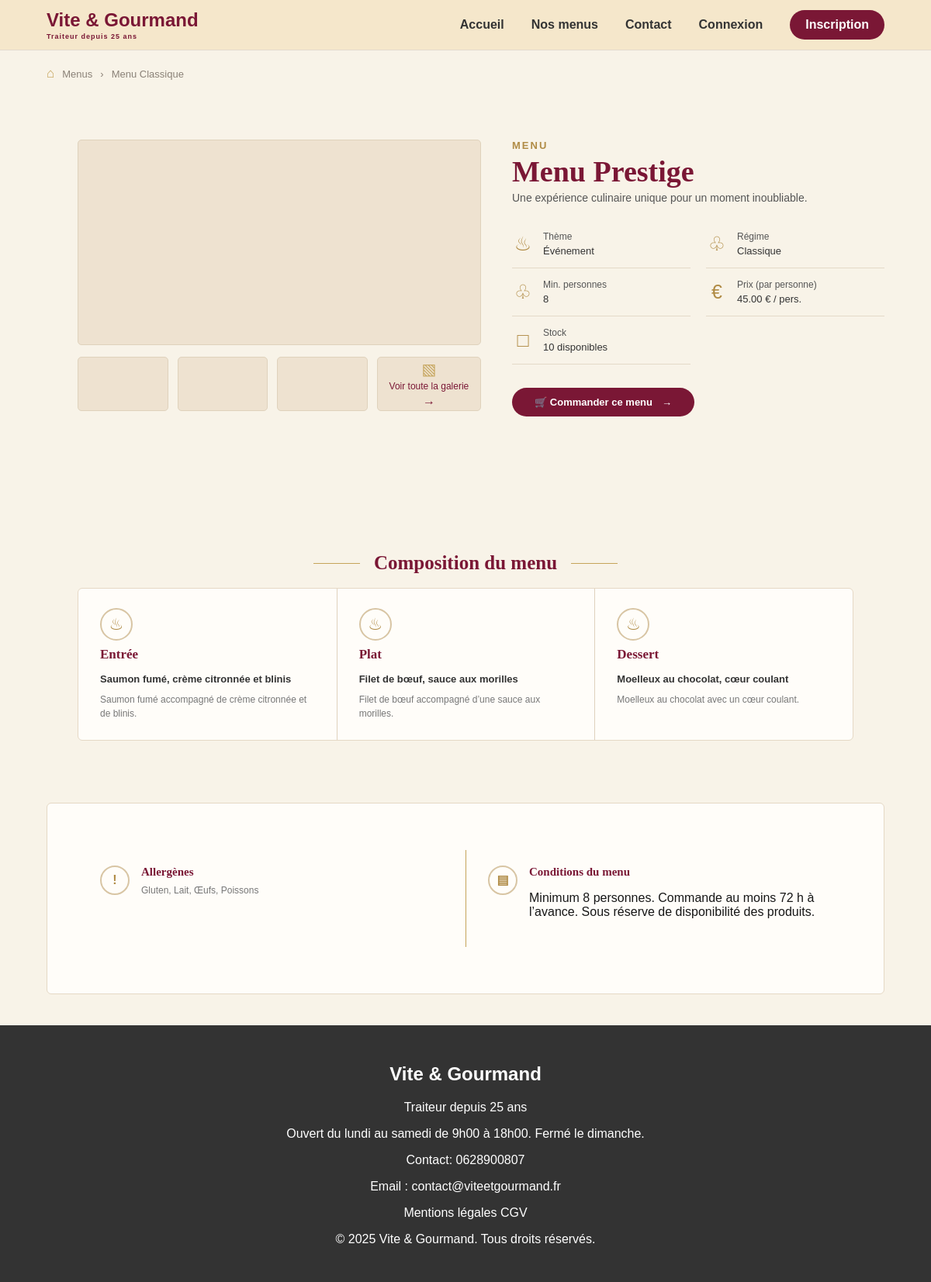
Screenshot of /View/Html/menu_details.php?id_menu=3 with the database file from the repository.
### tables this page shows
CREATE TABLE Menu (
    id_menu INT PRIMARY KEY AUTO_INCREMENT,
    titre VARCHAR(100) NOT NULL,
    description TEXT NOT NULL,
    nombre_personnes_min INT NOT NULL,
    prix_par_personne DECIMAL(10,2) NOT NULL,
    conditions TEXT NOT NULL,
    stock_disponible INT NOT NULL,
    id_regime INT NOT NULL,
    id_theme INT NOT NULL,

    FOREIGN KEY (id_regime)
        REFERENCES Regime(id_regime)
        ON DELETE RESTRICT
        ON UPDATE CASCADE,

    FOREIGN KEY (id_theme)
        REFERENCES Theme(id_theme)
        ON DELETE RESTRICT
        ON UPDATE CASCADE
);

CREATE TABLE Theme (
    id_theme INT PRIMARY KEY AUTO_INCREMENT,
    libelle VARCHAR(100) NOT NULL UNIQUE
);

CREATE TABLE Regime (
    id_regime INT PRIMARY KEY AUTO_INCREMENT,
    libelle VARCHAR(100) NOT NULL UNIQUE
);

CREATE TABLE Plat (
    id_plat INT PRIMARY KEY AUTO_INCREMENT,
    titre VARCHAR(100) NOT NULL,
    description TEXT NOT NULL,
    type_plat VARCHAR(20) NOT NULL
);

### entity/Menu.php (called while the page is built, shortened)
<?php
class Menu
{
    private $titre;
    private $description;
    private $nombre_personnes_min;
    private $prix_par_personne;
    private $conditions;
    private $stock_disponible;
    public function __construct(
    $id_menu = null,
    $titre = null,
    $description = null,
    $nombre_personnes_min = null,
    $prix_par_personne = null,
    $conditions = null,
    $stock_disponible = null,
    $id_regime = null,
    $id_theme = null
) {
    $this->titre = $titre;
    $this->description = $description;
    $this->nombre_personnes_min = $nombre_personnes_min;
    $this->prix_par_personne = $prix_par_personne;
    $this->conditions = $conditions;
    $this->stock_disponible = $stock_disponible;
}
public function getTitre()
{
    return $this->titre;
}
public function getDescription()
{
    return $this->description;
}
public function getNombrePersonnesMin()
{
    return $this->nombre_personnes_min;
}
public function getPrixParPersonne()
{
    return $this->prix_par_personne;
}
public function getConditions()
{
    return $this->conditions;
}
public function getStockDisponible()
{
    return $this->stock_disponible;
}
}

### View/Html/menu_details.php (the view, shortened to what this page needs)
<?php
require_once 'includes/header.php';
require_once '../../config/database.php';
require_once '../../entity/Menu.php';
$requete = $pdo->prepare("
    SELECT
        Menu.*,
        Theme.libelle AS theme,
        Regime.libelle AS regime
    FROM Menu
    INNER JOIN Theme ON Menu.id_theme = Theme.id_theme
    INNER JOIN Regime ON Menu.id_regime = Regime.id_regime
    WHERE Menu.id_menu = :id_menu
");
$requete->execute([
    'id_menu' => $id_menu
]);
$donnees = $requete->fetch();
$menu = new Menu(
    $donnees['id_menu'],
    $donnees['titre'],
    $donnees['description'],
    $donnees['nombre_personnes_min'],
    $donnees['prix_par_personne'],
    $donnees['conditions'],
    $donnees['stock_disponible'],
    $donnees['id_regime'],
    $donnees['id_theme']
);
$requetePlats = $pdo->prepare("
    SELECT Plat.*
    FROM MenuPlat
    INNER JOIN Plat ON MenuPlat.id_plat = Plat.id_plat
    WHERE MenuPlat.id_menu = :id_menu
    ORDER BY FIELD(Plat.type_plat, 'Entrée', 'Plat', 'Dessert')
");
$requetePlats->execute([
    'id_menu' => $id_menu
]);
$plats = $requetePlats->fetchAll();
$requeteAllergenes = $pdo->prepare("
    SELECT DISTINCT Allergene.libelle
    FROM MenuPlat
    INNER JOIN Plat
        ON MenuPlat.id_plat = Plat.id_plat
    INNER JOIN PlatAllergene
        ON Plat.id_plat = PlatAllergene.id_plat
    INNER JOIN Allergene
        ON PlatAllergene.id_allergene = Allergene.id_allergene
    WHERE MenuPlat.id_menu = :id_menu
    ORDER BY Allergene.libelle
");
$requeteAllergenes->execute([
    'id_menu' => $id_menu
]);
$allergenes = $requeteAllergenes->fetchAll();
?>
<main class="page-menu-details">
    <div class="fil-ariane">
        <span>⌂</span>
        <span>Menus</span>
        <span>›</span>
        <span>Menu Classique</span>
    </div>
    <section class="menu-details-principal">
        <div class="menu-details-galerie">
            <div class="menu-image-principale">
            </div>
            <div class="menu-galerie-vignettes">
                <div class="menu-vignette">
                </div>
                <div class="menu-vignette">
                </div>
                <div class="menu-vignette">
                </div>
                <div class="menu-galerie-lien">
                    <span>▧</span>
                    <span>Voir toute la galerie</span>
                    <strong>→</strong>
                </div>
            </div>
        </div>
        <div class="menu-details-contenu">
            <p class="menu-details-label">MENU</p>
            <h1><?= $menu->getTitre(); ?></h1>
            <p class="menu-details-description">
                <?= $menu->getDescription()
                ?>
            </p>
            <div class="menu-details-informations">
                <div class="menu-info-item">
                    <span class="menu-info-icone">♨</span>
                    <div>
                        <span>Thème</span>
                        <strong><?= $donnees['theme']; ?></strong>
                    </div>
                </div>
                <div class="menu-info-item">
                    <span class="menu-info-icone">♧</span>
                    <div>
                        <span>Régime</span>
                        <strong><?= $donnees['regime']; ?></strong>
                    </div>
                </div>
                <div class="menu-info-item">
                    <span class="menu-info-icone">♧</span>
                    <div>
                        <span>Min. personnes</span>
                        <strong><?= $menu->getNombrePersonnesMin(); ?></strong>
                    </div>
                </div>
                <div class="menu-info-item">
                    <span class="menu-info-icone">€</span>
                    <div>
                        <span>Prix (par personne)</span>
                        <strong><?= $menu->getPrixParPersonne(); ?> € / pers.</strong>
                    </div>
                </div>
                <div class="menu-info-item">
                    <span class="menu-info-icone">□</span>
                    <div>
                        <span>Stock</span>
                        <strong><?= $menu->getStockDisponible(); ?> disponibles</strong>
                    </div>
                </div>
            </div>
            <div class="menu-details-action">
                <a href="#" class="bouton">
                    🛒 Commander ce menu
                    <span>→</span>
                </a>
            </div>
        </div>
    </section>
    <section class="menu-composition">
        <div class="menu-section-titre">
            <span></span>
            <h2>Composition du menu</h2>
            <span></span>
        </div>
        <div class="menu-plats">
            <?php foreach ($plats as $plat) : ?>
                <article class="menu-plat">
                    <div class="menu-plat-icone">
                        ♨
                    </div>
                    <h3><?= htmlspecialchars($plat['type_plat']); ?></h3>
                    <h4>
                        <?= htmlspecialchars($plat['titre']); ?>
                    </h4>
                    <p>
                        <?= htmlspecialchars($plat['description']); ?>
                    </p>
                </article>
            <?php endforeach; ?>
        </div>
    </section>
    <section class="menu-details-bas">
        <div class="menu-allergenes">
            <div class="menu-bas-icone">
                !
            </div>
            <div>
                <h3>Allergènes</h3>
                <p>
                    <?php foreach ($allergenes as $index => $allergene) : ?>
                        <?= htmlspecialchars($allergene['libelle']); ?><?= $index < count($allergenes) - 1 ? ', ' : ''; ?>
                    <?php endforeach; ?>
                </p>
            </div>
        </div>
        <div class="menu-conditions">
            <div class="menu-bas-icone">
                ▤
            </div>
            <div>
                <h3>Conditions du menu</h3>
                <p><?= $menu->getConditions(); ?></p>
            </div>
        </div>
    </section>
</main>
<?php require_once 'includes/footer.php'; ?>

### rows the page displays
menu: titre "Menu Prestige", description "Une expérience culinaire unique pour un moment inoubliable.", id_theme.libelle "Événement", id_regime.libelle "Classique", nombre_personnes_min "8", prix_par_personne "45.00", stock_disponible "10", conditions "Minimum 8 personnes. Commande au moins 72 h à l’avance. Sous réserve de disponibilité des produits."
plat: type_plat "Entrée", titre "Saumon fumé, crème citronnée et blinis", description "Saumon fumé accompagné de crème citronnée et de blinis."
plat: type_plat "Plat", titre "Filet de bœuf, sauce aux morilles", description "Filet de bœuf accompagné d’une sauce aux morilles."
plat: type_plat "Dessert", titre "Moelleux au chocolat, cœur coulant", description "Moelleux au chocolat avec un cœur coulant."

### other values shown
$allergene['libelle'] "Gluten"
$allergene['libelle'] "Lait"
$allergene['libelle'] "Œufs"
$allergene['libelle'] "Poissons"
